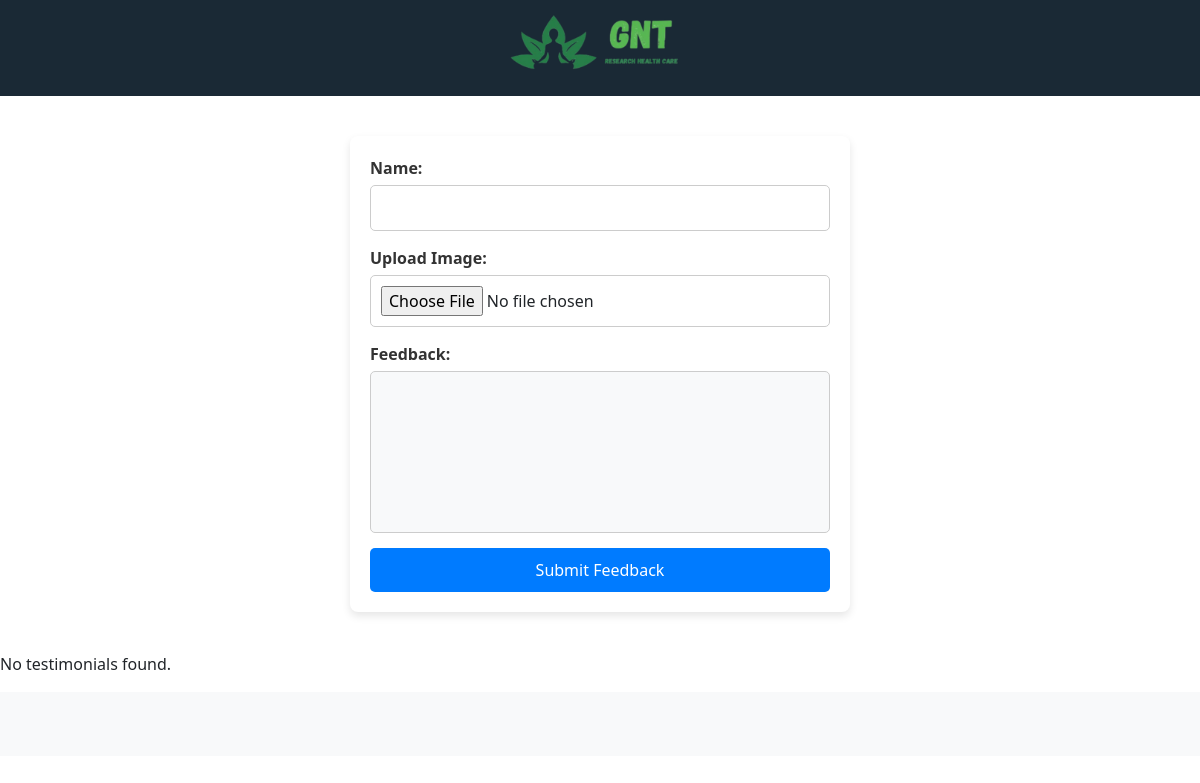
Page /web-admin/testimonialadd.php on the earlier database version.
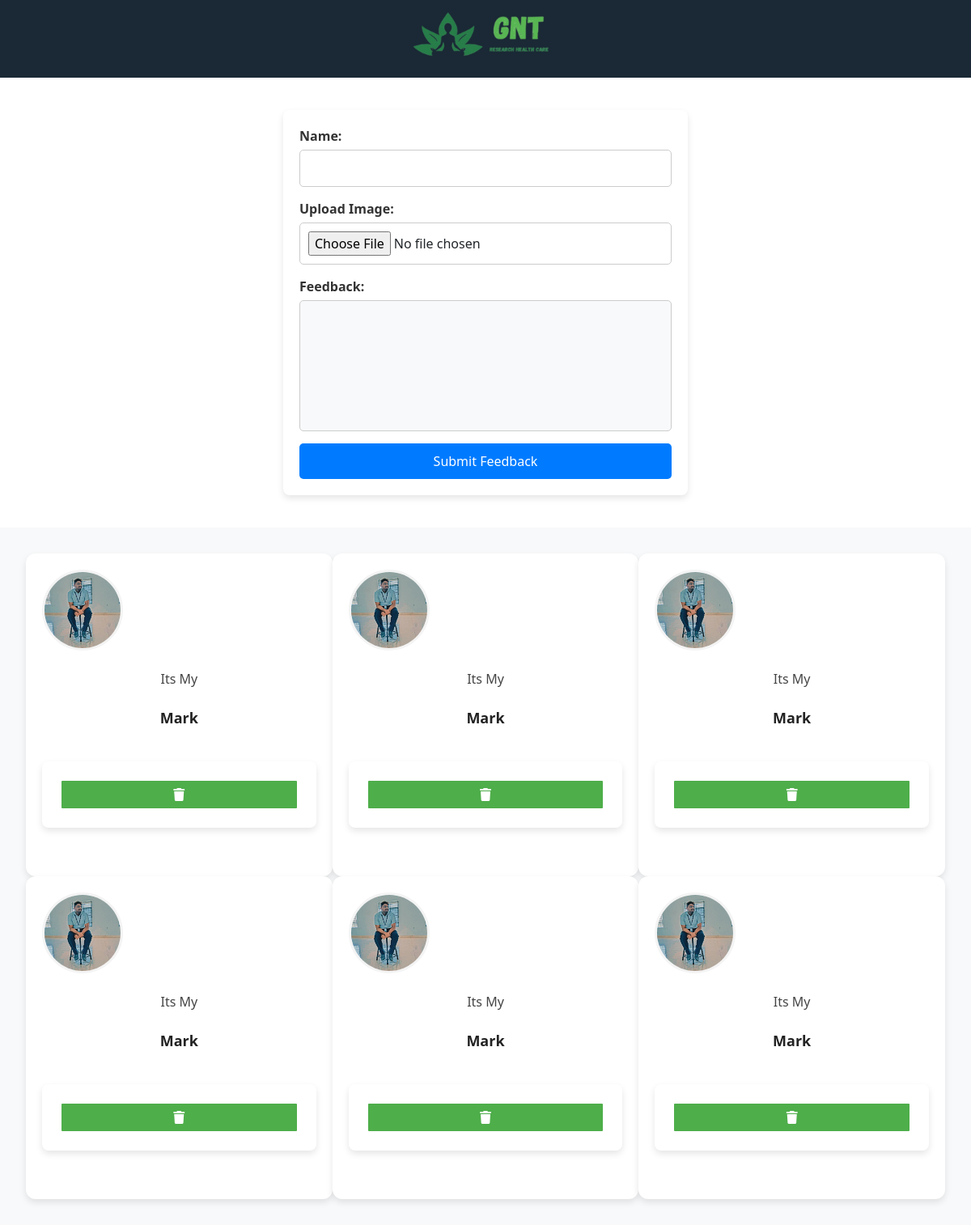
Same page on the later database version.
### tables this page shows
CREATE TABLE `testimonial` (
  `id` int(11) NOT NULL,
  `name` varchar(255) NOT NULL,
  `user_image` varchar(255) NOT NULL,
  `feedback` text NOT NULL,
  `created_at` timestamp NOT NULL DEFAULT current_timestamp()
);

### web-admin/testimonialadd.php (the view, shortened to what this page needs)
<?php
include('../resources/conn.php');
?>
<!DOCTYPE html>
<html lang="en">
<head>
  <link rel="stylesheet" href="https://stackpath.bootstrapcdn.com/bootstrap/5.0.0-alpha1/css/bootstrap.min.css">
  <link rel="stylesheet" href="https://cdn.jsdelivr.net/npm/swiper@11/swiper-bundle.min.css" />
  <link rel="stylesheet" href="../assets/css/wp-admin/testimonial.css">
  <link rel="stylesheet" href="../assets/css/wp-admin/style.css">
</head>
<body>
  <?php include('./navbar.php') ?>
  <form action="./testimonialadd.php" method="POST" enctype="multipart/form-data">
    <div>
      <label for="name">Name:</label>
      <input type="text" id="name" name="name" required>
    </div>
    <div>
      <label for="image">Upload Image:</label>
      <input type="file" id="image" name="image" accept="image/*" required>
    </div>
    <div>
      <label for="feedback">Feedback:</label>
      <textarea id="feedback" name="feedback" rows="4" required></textarea>
    </div>
    <button type="submit">Submit Feedback</button>
  </form>
  <?php
  $query = "SELECT * FROM testimonial ORDER BY created_at DESC";
  $result = $conn->query($query);
  $testimonial_user = [];
  if ($result->num_rows > 0) {
    while ($testimonial = $result->fetch_assoc()) {
      $testimonial_user[] = $testimonial;
    }
  } else {
    echo "<p>No testimonials found.</p>";
  }
  ?>
  <section id="feedback">
    <?php foreach ($testimonial_user as $user): ?>
      <div class="feedback-card ">
        <div class="feedback-card-img">
          <img src="../assets/img/testimonialuser/<?php echo $user['user_image']; ?>" alt="Testimonial Image" width="140px">
        </div>
        <div class="feedback-card-content">
          <p class="text-center p-2"><?php echo $user['feedback']; ?></p>
        </div>
        <div class="feedback-card-name">
          <span class="font-weight-bold"><?php echo $user['name']; ?></span>
        </div>
        <div class="feedback-card-name">
        <form action="./testimonialadd.php" method='post'>
                   <button type='submit' class='update-icon'><i class='fa-solid fa-trash'></i></button>
</form>
        </div>
      </div>
    <?php endforeach; ?>
  </section>
</body>
</html>

### web-admin/navbar.php (shortened to what this page needs)
<div id="navbar">
    <div class="navbar">
        <a href="./">
        <div class="navbar-icon">
            <img src="../assets/img/main/logo.png" alt="">
        </div>
        </a>
    </div>
</div>

### assets/css/wp-admin/testimonial.css (style rules this page uses)
form { max-width: 500px; margin: 40px auto; padding: 20px; background: #fff; border-radius: 8px; box-shadow: 0 4px 8px rgba(0, 0, 0, 0.1); }
form div { margin-bottom: 15px; }
label { display: block; font-weight: bold; margin-bottom: 5px; color: #333; }
input[type="text"], input[type="file"], textarea { width: 100%; padding: 10px; border: 1px solid #ccc; border-radius: 5px; font-size: 16px; }
textarea { resize: none; }
button { display: block; width: 100%; padding: 10px; background: #007bff; color: #fff; border: none; border-radius: 5px; font-size: 18px; cursor: pointer; transition: background 0.3s ease-in-out; }
#feedback { text-align: center; background: #f8f9fa; display: grid; padding: 2rem; grid-template-columns: repeat(3,1fr); }
.feedback-card { background: #fff; padding: 20px; border-radius: 12px; box-shadow: 0 4px 8px rgba(0, 0, 0, 0.1); text-align: center; max-width: 400px; transition: transform 0.3s ease-in-out; }
.feedback-card-img img { border-radius: 50%; border: 3px solid #f4f4f4; width: 100px; height: 100px; object-fit: cover; }
.feedback-card-content p { font-size: 16px; color: #444; margin: 15px 0; }
.feedback-card-name span { font-weight: bold; color: #222; font-size: 18px; }

### assets/css/wp-admin/style.css (style rules this page uses)
.navbar { display: flex; flex-direction: row; width: 100%; max-width: 980px; margin: 0 auto; justify-content: center; align-items: center; }
#navbar { background: var(--text-color); }
.navbar-icon img { width: 200px; }
.update-icon { padding: 5px 8px; color: var(--white); background: var(--primary-color); border: none; width: 100%; }

### assets/css/resources/resource.css (style rules this page uses)
:root { --primary-color: #4EAE4A; --background-color: #0b2231; --secondary-color: #FF8B00; --text-color: #1a2935; --bglight-color: rgba(77, 174, 74, 0.3); --dark-bglight-color: #02263d5c; --white:#fff; --white-text:#acacac; }
*, *::before, *::after { box-sizing: border-box; }
* { margin: 0; padding: 0; outline: none ; }
body { line-height: 1.5; -webkit-font-smoothing: antialiased; }
img, picture, video, canvas, svg { display: block; max-width: 100%; }
input, button, textarea, select { font: inherit; }
p, h1, h2, h3, h4, h5, h6 { overflow-wrap: break-word; }
p { text-wrap: pretty; }
a,a:focus,a:hover { text-decoration: none; color: var(--white-text); }

### web-admin/testimonialadd.php (style rules this page uses)
.update-icon { border: 4px solid white; }

Differences in the rows shown:
added testimonial: user_image (picture), feedback "Its My", name "Mark"
added testimonial: user_image (picture), feedback "Its My", name "Mark"
added testimonial: user_image (picture), feedback "Its My", name "Mark"
added testimonial: user_image (picture), feedback "Its My", name "Mark"
added testimonial: user_image (picture), feedback "Its My", name "Mark"
added testimonial: user_image (picture), feedback "Its My", name "Mark"
Other differences:
text no longer shown: "No testimonials found."
